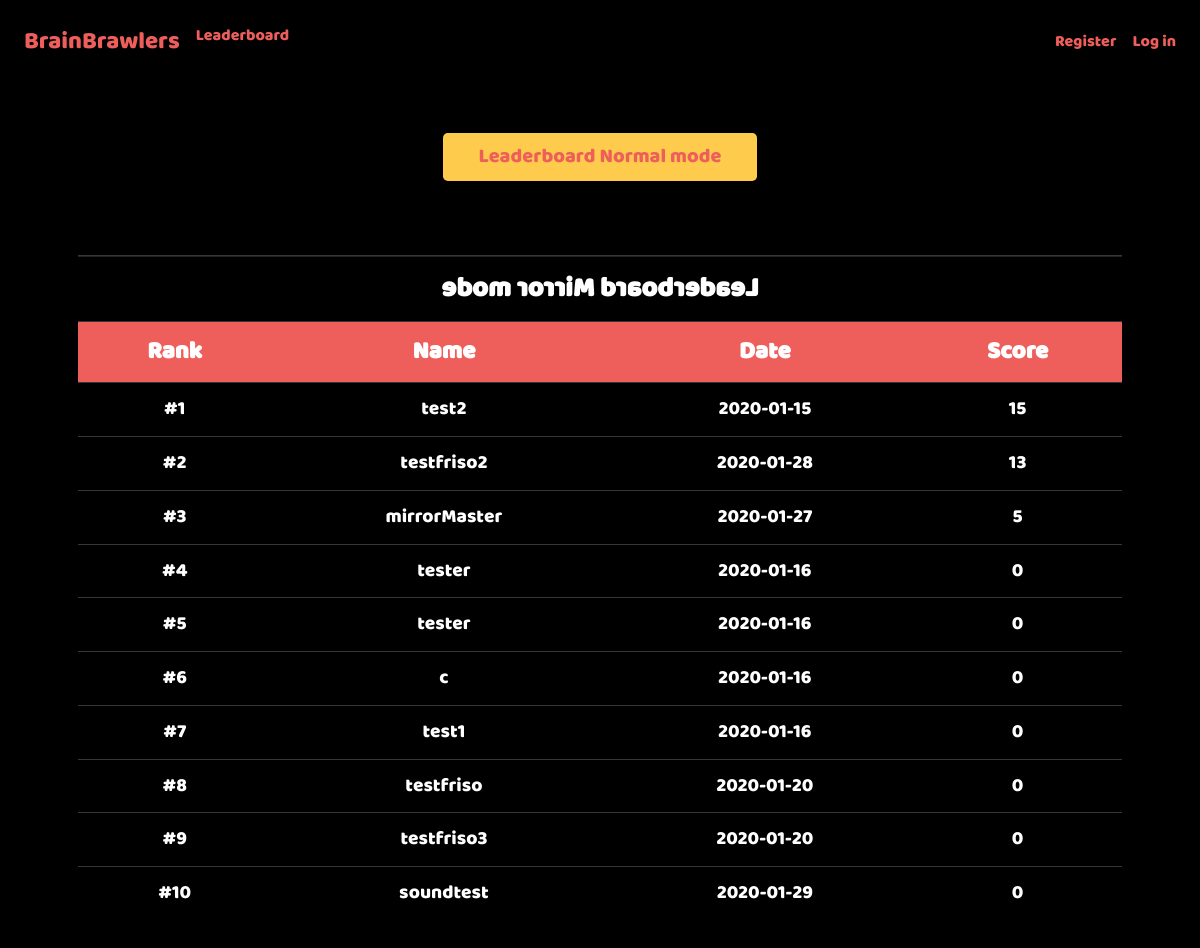
/leaderboard_mirror, run on an earlier commit of the app's database.
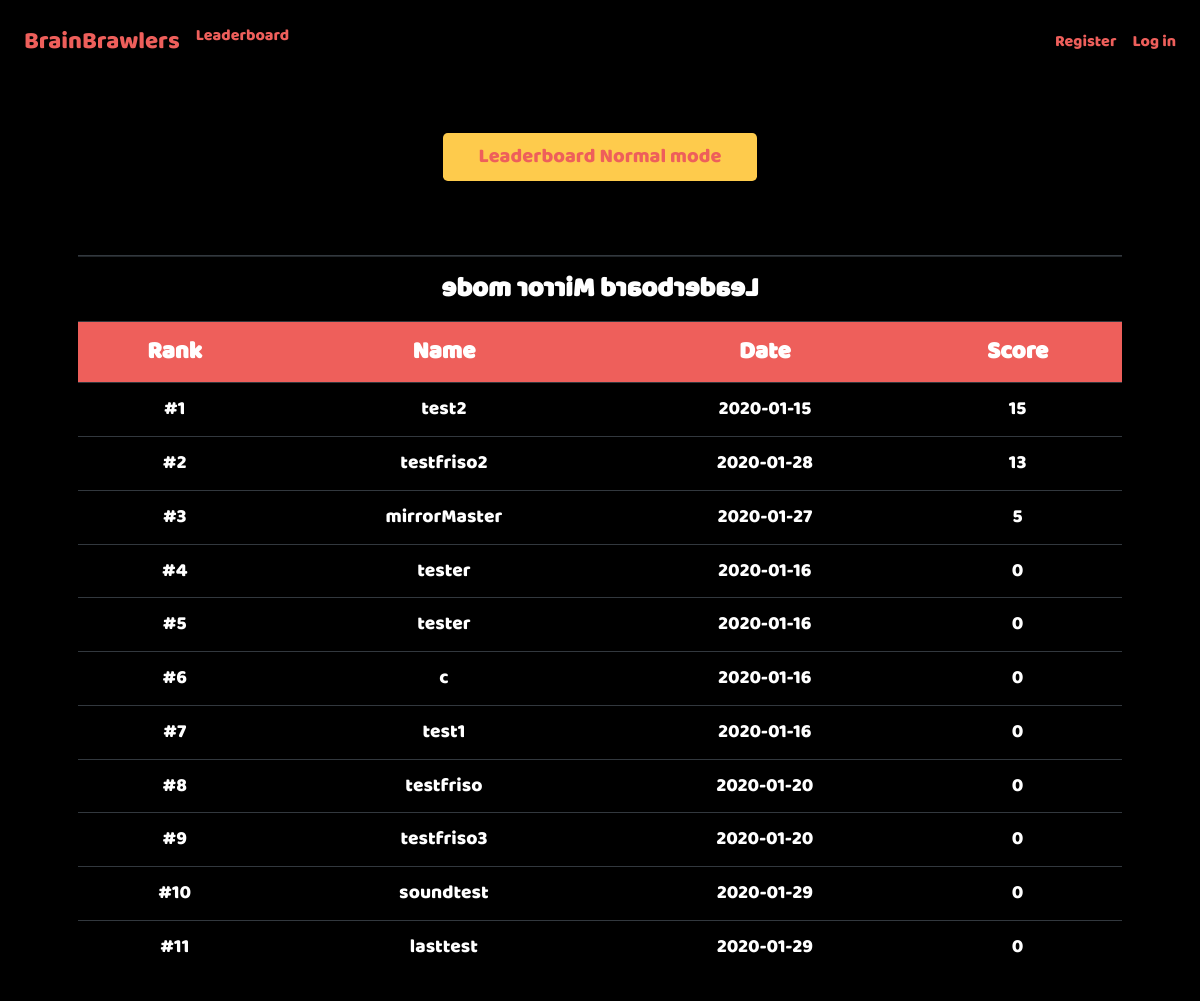
And on a later commit of the database.
### tables this page shows
CREATE TABLE 'users' ('id' integer PRIMARY KEY AUTOINCREMENT NOT NULL, 'username' text NOT NULL, 'hash' text NOT NULL, 'highscore' integer NOT NULL, 'date'  date NOT NULL DEFAULT CURRENT_DATE  , 'highscore_mirror' integer);

### application.py (the view)
@app.route("/leaderboard_mirror")
def leaderboard_mirror():
    highscores = get_db(["*"], "users", None, None, ["highscore_mirror DESC", "date"])
    highscores = [(i+1, highscores[i]) for i in range(len(highscores))]
    if len(highscores) > 50:
        highscores = [(i+1, highscores[i]) for i in range(50)]
    return render_template("game/leaderboard_mirror.html", highscores=highscores)

### application.py (called while the page is built)
@app.after_request
def after_request(response):
    response.headers["Cache-Control"] = "no-cache, no-store, must-revalidate"
    response.headers["Expires"] = 0
    response.headers["Pragma"] = "no-cache"
    return response

### helpers.py (called while the page is built)
def get_db(items, table, key, value, order=None):
    string = "SELECT "
    if order == "friends":
        return db.execute("SELECT friendname FROM friends WHERE user_id= :user_id AND friendname= :friendname"
        , user_id=value[0], friendname=value[1])
    for item in items:
        if item != items[0]:
            string += ", "
        string += str(item)
    string += " FROM " + table
    if key != None and value != None:
        string += " WHERE " + key + "= :key"
    if order != None:
        string += " ORDER BY"
        for item in order:
           string += " " + item
           if item != order[-1]:
               string += ","
        string += ";"
    if key != None:
        return db.execute(string, key=str(value))
    return db.execute(string)

### templates/game/leaderboard_mirror.html (shortened to what this page needs)
{% extends "layout.html" %}
{% block css %}
<link href="{{ url_for('static', filename='css/index_style.css') }}" rel="stylesheet">
<link href="{{ url_for('static', filename='css/leaderboard.css') }}" rel="stylesheet">
{% endblock %}
{% block main %}
    <p>
        <br>
        <br>
    </p>
    <a href="/leaderboard"><button class="btn btn-lg" style="width:30%">Leaderboard Normal mode</button></a>
    <p>
        <br>
        <br>
    </p>
    <table id=table class="table table-dark" style="width:100%">
        <tr>
            <th id="reverseTitle" colspan="4">Leaderboard Mirror mode</th>
        </tr>
        <tr>
            <th>Rank</th>
            <th>Name</th>
            <th>Date</th>
            <th>Score</th>
        </tr>
        <tr>
    {% for (rank, highscore) in highscores %}
            <td>#{{ rank }}</td>
            <td>{{ highscore.username }}</td>
            <td>{{ highscore.date }}</td>
            <td>{{ highscore.highscore_mirror }}</td>
        </tr>
    {% endfor %}
    </table>
{% endblock %}

What changed in the data, as far as the page shows it:
added users: rank "11", username "lasttest", date "2020-01-29", highscore_mirror "0"
